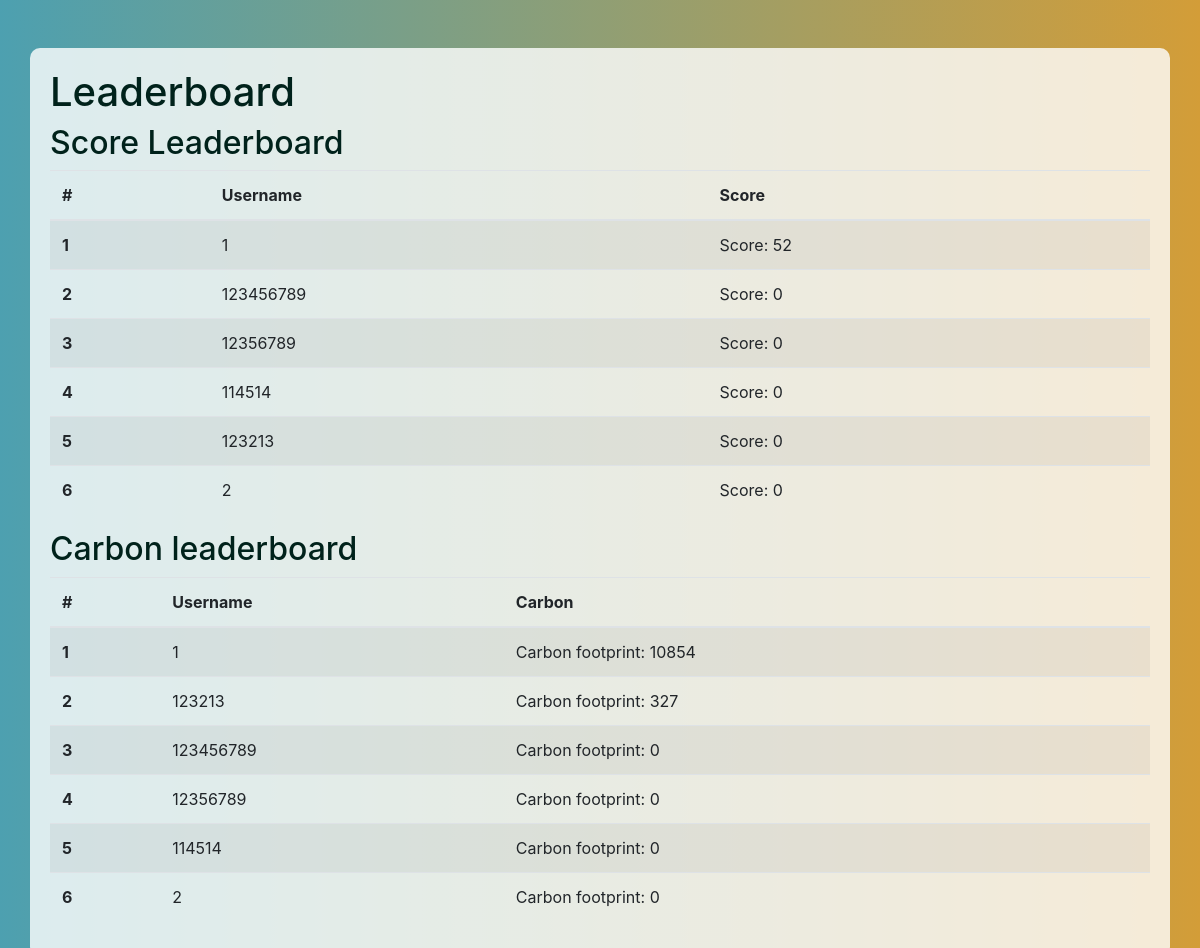
The app's page /leaderboard/, older data.
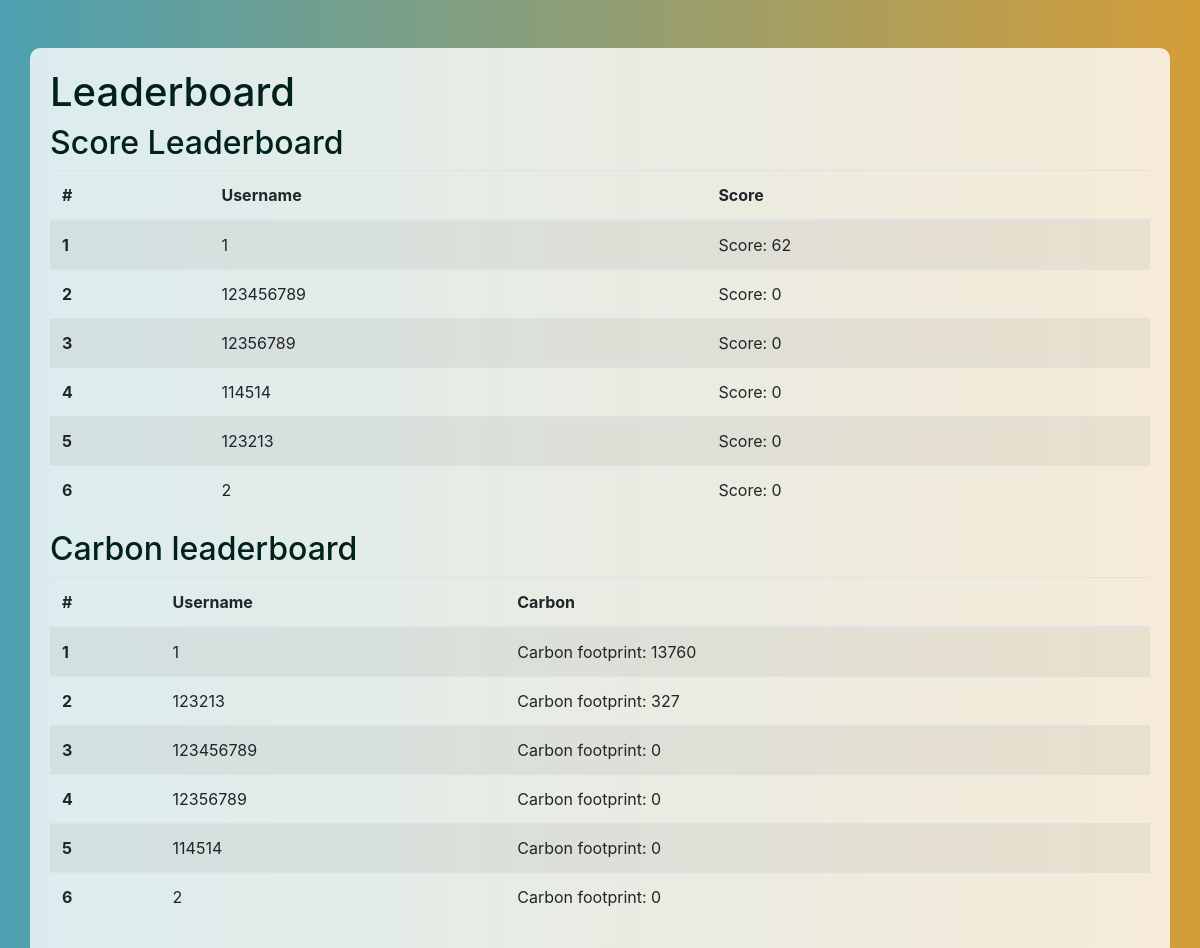
The same page, newer data.
### usersinformation/models.py (models this page shows, shortened)
class PlayerProfile(models.Model):
    avatar = models.ImageField(upload_to='avatars/', null=True, blank=True)
    nickname = models.CharField(max_length=255, blank=True)
    email = models.EmailField(blank=True)
    score = models.IntegerField(default=0)
    achievement_count = models.IntegerField(default=0)
    achievements = models.ManyToManyField(Achievement, blank=True, related_name='user')  # 添加多对多关系
    displayed_achievements = models.ManyToManyField(Achievement, related_name='displayed_by_users', blank=True)
    bio = models.TextField(blank=True)
    login_days = models.IntegerField(default=0)
    carbon = models.IntegerField(default=0)
    last_game_start = models.DateTimeField(null=True, blank=True)
    verified_locations_count = models.IntegerField(default=0)
    completed_series = models.ManyToManyField(Series, related_name='completed_by', blank=True)

### leaderboard/views.py (the view)
# urls.py: path('', views.user_leaderboard, name='user_leaderboard')
def user_leaderboard(request):
    score_leaderboard = PlayerProfile.objects.order_by('-score')[:10]  # Get the top 10
    carbon_leaderboard = PlayerProfile.objects.order_by('-carbon')[:10]  # Get the top 10
    context = {
        'score_leaderboard': score_leaderboard,
        'carbon_leaderboard': carbon_leaderboard,
    }
    return render(request, 'user_leaderboard.html', context)

### leaderboard/templates/user_leaderboard.html (shortened to what this page needs)
<!DOCTYPE html>
<html lang="en">
<head>
    <link rel="stylesheet" href="https://stackpath.bootstrapcdn.com/bootstrap/4.5.2/css/bootstrap.min.css">
</head>
<body>
    <div class="container mt-5">
        <h1>Leaderboard</h1>
        <h2>Score Leaderboard</h2>
        <table class="table table-striped">
            <thead>
                <tr>
                    <th scope="col">#</th>
                    <th scope="col">Username</th>
                    <th scope="col">Score</th>
                </tr>
            </thead>
            <tbody>
                {% for player in score_leaderboard %}
                <tr>
                    <th scope="row">{{ forloop.counter }}</th>
                    <td>{{ player.nickname }}</td>
                    <td>Score: {{ player.score }}</td>
                </tr>
                {% endfor %}
            </tbody>
        </table>
        <h2>Carbon leaderboard</h2>
        <table class="table table-striped">
            <thead>
                <tr>
                    <th scope="col">#</th>
                    <th scope="col">Username</th>
                    <th scope="col">Carbon</th>
                </tr>
            </thead>
            <tbody>
                {% for player in carbon_leaderboard %}
                <tr>
                    <th scope="row">{{ forloop.counter }}</th>
                    <td>{{ player.nickname }}</td>
                    <td>Carbon footprint: {{ player.carbon }}</td>
                </tr>
                {% endfor %}
            </tbody>
        </table>
    </div>
</body>
</html>

Row changes from the older to the newer data that the page shows:
changed PlayerProfile (number 1 of 6 on the later page): score "52" → "62"; carbon "10854" → "13760"
